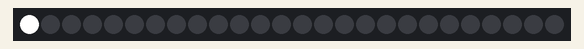
Recording of a sketch running on a simulated Arduino Uno, built with avr-gcc and run on an emulated ATmega328P. On the bench: 26 RGB LEDs in strip order, left to right. Dim RGB values are drawn brighter than linear; random numbers use the default seed unless the sketch sets one.

Above: at 0.01 s.
At 20.79 s:
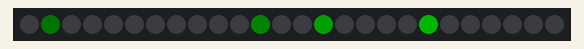
At 22.79 s:
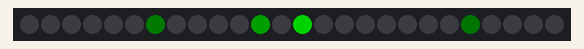
At 24.9 s:
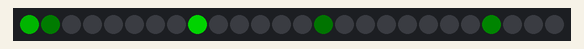
At 30.16 s:
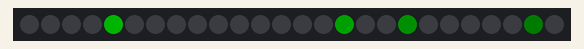
At 39.81 s:
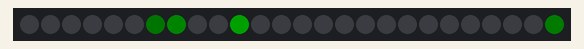

The sketch:

ShirtShow.ino
```cpp
// SkullOS
// Skull light show

#include <FastLED.h>
#define ARRAY_SIZE(A) (sizeof(A) / sizeof((A)[0]))

//Config
#define FPS 100

#define SKULLS 26
#define S_CHNLS 1

#define OUT_DATA 10
#define BRT_PIN 0

#define NUM_LEDS SKULLS * S_CHNLS

CRGB leds[NUM_LEDS];
uint8_t currBrightness = 255;
extern const TProgmemPalette16 mardiGrasPalette_p PROGMEM;
uint8_t mg[3] = {192, 64, 96};

// Shared vars.
// These are initialized when the animation is changed.
// See initVars() for values
int pos;
int8_t dir;
int8_t chroma;

// List of patterns to cycle through.  Each is defined as a separate function below.
typedef void (*SimplePatternList[])();
SimplePatternList gPatterns = { rotateWash, kitt, rFlash, rStrobe, tStrobe };

uint8_t gCurrentPatternNumber = 0; // Index number of which pattern is current

void setup() {
  // Setup LED driver
  FastLED.addLeds<NEOPIXEL, OUT_DATA>(leds, NUM_LEDS).setCorrection(TypicalLEDStrip);

  // Get our house in order before we begin
  //doBrightness();
  random16_add_entropy(analogRead(1) << 4);
  switchAnimations();
}

void loop() {
  // Call next frame
  gPatterns[gCurrentPatternNumber]();

  // Update brightness
  //EVERY_N_SECONDS( 1 ) { doBrightness(); }
  EVERY_N_SECONDS( 20 ) { switchAnimations(); }
}

////////////////////////////////////////////////////////
// Show functions
//
// Each call should be one frame and contain it's own delay

// Knight Rider KITT effect
#define KITTDELAY 1500 / (SKULLS * 2 - 1)
void kitt() {
  fadeToBlackBy(leds, NUM_LEDS, 640/SKULLS);
  setSkull(pos, CHSV(chroma, 255, 255));
  FastLED.show();
  setSkull(pos, CHSV(chroma, 255, 192));

  if ((pos == SKULLS - 1) || (pos == 0 && dir == -1)) {
    dir *= -1;
  }
  pos += dir;

  FastLED.delay(KITTDELAY);
}

// Wash of colors across all LEDs
void rotateWash() {
  fill_solid(
    leds,
    NUM_LEDS,
    getColor(pos)
   );
   pos += 1;
   if (pos > 255) { pos -= 256; }
   FastLED.show();
   FastLED.delay(25);
}

#define RSTROBE_CHANCE 2
void rStrobe() {
  if (dir == 0) {
    pos = random16(SKULLS + ((RSTROBE_CHANCE - 1) * SKULLS));
    // Dir is the # of strobes before changing
    dir = random8(5) + 1;
  }

  if (pos < SKULLS) {
    setSkull(pos, CRGB::White);
    FastLED.show();
    FastLED.delay(15);
    setSkull(pos, CRGB::Black);
  }

  // Fade any leftover LEDs
  fadeToBlackBy(leds, NUM_LEDS, 128);
  FastLED.show();
  FastLED.delay(75);

  dir -= 1;
}

// Flash random lights
void rFlash() {
  int l = random16(SKULLS);
  setSkull(l, CHSV(chroma, 192, 255));
  FastLED.show();
  FastLED.delay(35);

  // TODO: set all black or fade all after resetting flash
  setSkull(l, CRGB::Black);
  // Fade any leftover LEDs
  fadeToBlackBy(leds, NUM_LEDS, 32);
  //FastLED.show();
  //FastLED.delay(50);
}


// Twinkle strobe w/color fade
#define TSTROBE_CHANCE 2
void tStrobe() {
  int l = random16(SKULLS + ((TSTROBE_CHANCE) * SKULLS));

  fadeToBlackBy(leds, NUM_LEDS, 128);

  if (l < SKULLS) {
    setSkull(l, CRGB::White);
    FastLED.show();
    FastLED.delay(15);
    setSkull(l, CHSV(chroma, 255, 255)); //(82, 0, 0)
  }

  FastLED.show();

  FastLED.delay(50);
}

////////////////////////////////////////////////
// Util Functions

CRGB getColor(uint8_t idx) {
  return ColorFromPalette(mardiGrasPalette_p, idx, 255, LINEARBLEND);
}

uint8_t getChroma(uint8_t idx) {
  return mg[random8(ARRAY_SIZE(mg))];
}

void setSkull(uint16_t ch, CRGB c) {
  for(int i=0; i < S_CHNLS; i++) {
    leds[ch * S_CHNLS + i] = c;
  }
}

// Poll A0 and update brightness if needed
void doBrightness() {
  int val = analogRead(BRT_PIN) >> 2;
  if (val != currBrightness) {
    FastLED.setBrightness(val);
    currBrightness = val;
  }
}

// Initialize shared vars for animations
void initVars() {
  dir = 1;
  pos = 0;
  chroma = getChroma(random8());
}

// Switch animations
void switchAnimations() {
  initVars();
  gCurrentPatternNumber = random8(ARRAY_SIZE(gPatterns));
}

const TProgmemPalette16 mardiGrasPalette_p PROGMEM =
{
  CRGB::Purple,
  CRGB::Purple, // 'white' is too bright compared to red and blue
  CRGB::Purple,
  CRGB::Green,

  CRGB::Green,
  CRGB::Green,
  CRGB::Green,
  CRGB::Green,

  CRGB::Gold,
  CRGB::Gold,
  CRGB::Gold,
  CRGB::Gold,
  CRGB::Gold,
  CRGB::Purple,
  CRGB::Purple,
  CRGB::Purple
};
```
